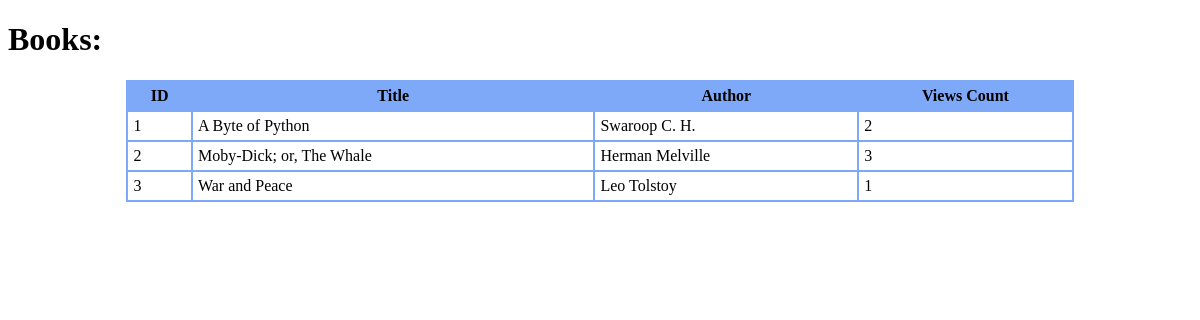
Before: /books with the older database file.
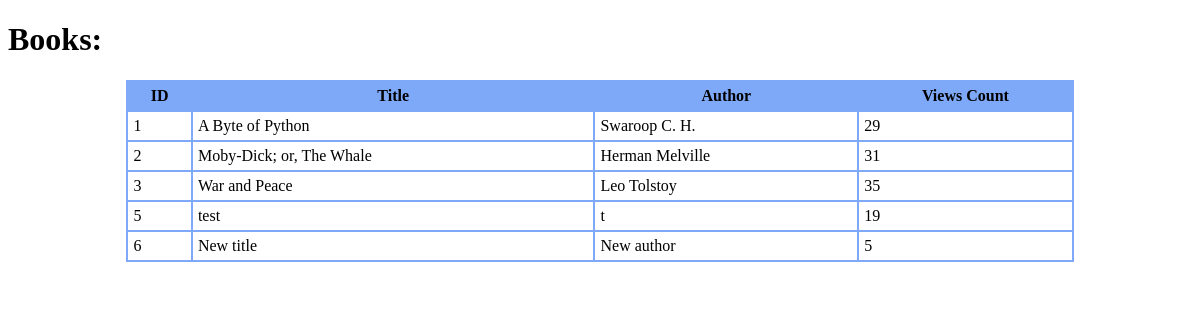
After: the same page with the newer database file.
### tables this page shows
CREATE TABLE `table_books` (
                    id INTEGER PRIMARY KEY AUTOINCREMENT, 
                    title, 
                    author,
                    views_cnt
                );

### routes.py (the view)
@app.route('/books')
def all_books() -> str:
    return render_template(
        'index.html',
        books=get_all_books(),
    )

### models.py (called while the page is built)
def get_all_books() -> list[Book]:
    with sqlite3.connect('table_books.db') as conn:
        cursor: sqlite3.Cursor = conn.cursor()
        cursor.execute(
            """
            SELECT * from `table_books`
            """
        )
        result = [Book(*row) for row in cursor.fetchall()]
        update_karma(result)
        return result

def update_karma(books: List[Book]) -> None:
    update_karma_query = """
    UPDATE `table_books`
        SET views_cnt = ?
        WHERE id = ?;
    """
    with sqlite3.connect("table_books.db") as conn:
        cursor = conn.cursor()
        for book in books:
            new_karma = book.views_cnt + 1
            cursor.execute(update_karma_query, (new_karma, book.id))

### templates/index.html (shortened to what this page needs)
<!DOCTYPE html>
<html>
<head>
    <link rel="stylesheet" type="text/css" href="../static/style.css">
</head>
<body>
<h1>Books:</h1>
{% if books %}
<table class="customTable">
    <thead>
    <tr>
        <th>ID</th>
        <th>Title</th>
        <th>Author</th>
        <th>Views Count</th>
    </tr>
    </thead>
    <tbody>
    {% for book in books %}
    <tr>
        <td>
            {{ book.id }}
        </td>
        <td>
            {{ book.title }}
        </td>
        <td>
            {{ book.author }}
        </td>
        <td>
            {{ book.views_cnt }}
        </td>
    </tr>
    {% endfor %}
    </tbody>
</table>
{% else %}
<h2> Sorry, no books in DB.</h2>
{% endif %}
</body>
</html>

### static/style.css (style rules this page uses)
table.customTable { width: 80%; background-color: #FFFFFF; border-collapse: collapse; border-width: 2px; border-color: #7ea8f8; border-style: solid; color: #000000; margin: auto; }
table.customTable td, table.customTable th { border-width: 2px; border-color: #7ea8f8; border-style: solid; padding: 5px; }
table.customTable thead { background-color: #7ea8f8; }

Changed rows visible on the page:
changed table_books "A Byte of Python": views_cnt "2" → "29"
changed table_books "Moby-Dick; or, The Whale": views_cnt "3" → "31"
changed table_books "War and Peace": views_cnt "1" → "35"
added table_books: id "5", title "test", author "t", views_cnt "19"
added table_books: id "6", title "New title", author "New author", views_cnt "5"
